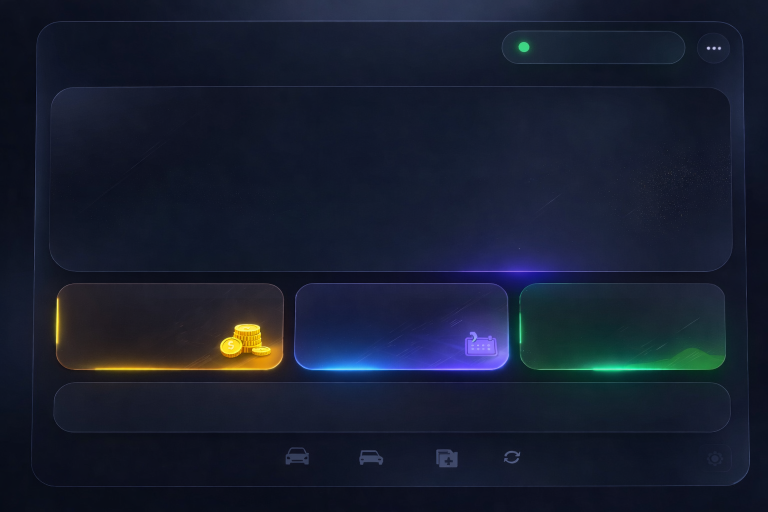
#> input picture ui/file_0000000098747243aea0bff437736df4.png, 1536 x 1024 px (shown at 1/2 size)
$ python -i dashboard_renderer.py   (imports and definitions only)
#> lines starting #> are read from the running program, lines starting #| are printed output that depends on the picture
from __future__ import annotations

from dataclasses import dataclass, field
from datetime import datetime
from functools import lru_cache
from pathlib import Path
from typing import Any

from PIL import Image, ImageDraw, ImageFilter, ImageFont


@dataclass(slots=True)
class MetricItem:
    label: str
    value: str


@dataclass(slots=True)
class PerformanceBlock:
    title: str
    badge: str
    revenue: int
    target: int
    remaining: int
    run_rate: float | None
    metrics: list[MetricItem] = field(default_factory=list)


@dataclass(slots=True)
class MainDashboardData:
    title: str
    status: str
    updated_at: datetime | str | None
    shift: PerformanceBlock
    decade: PerformanceBlock


@dataclass(slots=True)
class ShiftSummaryData:
    title: str
    date_label: str
    duration_label: str
    total: int
    status_message: str
    metrics: list[MetricItem]
    decade_total: int
    decade_remaining: int


@dataclass(slots=True)
class LeaderRow:
    rank: int
    name: str
    earnings: int
    shifts: int = 0
    cars: int = 0
    avatar_path: str | None = None


@dataclass(slots=True)
class LeaderboardData:
    title: str
    subtitle: str
    updated_at: datetime | str | None
    leaders: list[LeaderRow]
    highlight_name: str | None = None
    top3_avatars: dict[int, Image.Image] = field(default_factory=dict)


class DashboardRenderer:
    """Premium dark analytics renderer.

    Composition uses a strict 1600x900 canvas with a 48 px outer margin and
    24 px internal spacing. Main numbers dominate visual hierarchy, while cards,
    badges and list rows reuse the same primitives for consistent style.
    """

    WIDTH = 1600
    HEIGHT = 900
    MARGIN = 48
    GAP = 24

    COLORS = {
        "bg": (7, 17, 31, 255),
        "bg_deep": (11, 18, 32, 255),
        "card": (15, 27, 45, 255),
        "surface": (19, 34, 56, 255),
        "text": (243, 247, 255, 255),
        "text_secondary": (159, 176, 199, 255),
        "text_muted": (111, 129, 155, 255),
        "border": (255, 255, 255, 30),
        "shadow": (1, 6, 14, 180),
        "success": (91, 231, 169, 255),
        "warning": (246, 199, 96, 255),
        "danger": (255, 107, 122, 255),
        "info": (111, 168, 255, 255),
        "gold": (239, 198, 110, 255),
        "silver": (176, 193, 214, 255),
        "bronze": (208, 154, 104, 255),
    }

    _avatar_cache: dict[tuple[str, int], Image.Image] = {}

    def __init__(self, width: int = WIDTH, height: int = HEIGHT) -> None:
        self.width = width
        self.height = height

    # [23 lines left out: functions _font, _safe_int, not called in this run]

    def format_money(self, value: Any) -> str:
        return f"{self._safe_int(value):,} ₽".replace(",", " ")

    # [9 lines left out: function _tone_for_status, not called in this run]

    def _draw_background(self, image: Image.Image) -> None:
        draw = ImageDraw.Draw(image)
        for y in range(self.height):
            p = y / max(self.height - 1, 1)
            r = int(self.COLORS["bg"][0] * (1 - p) + self.COLORS["bg_deep"][0] * p)
            g = int(self.COLORS["bg"][1] * (1 - p) + self.COLORS["bg_deep"][1] * p)
            b = int(self.COLORS["bg"][2] * (1 - p) + self.COLORS["bg_deep"][2] * p)
            draw.line((0, y, self.width, y), fill=(r, g, b, 255))

    # [16 lines left out: functions draw_rounded_card, draw_badge, not called in this run]

    def draw_avatar_initials_circle(self, image: Image.Image, row: LeaderRow, center: tuple[int, int], size: int, tone: tuple[int, int, int, int] | None = None) -> None:
        avatar = self._resolve_avatar(row, size, tone=tone)
        image.alpha_composite(avatar, (center[0] - size // 2, center[1] - size // 2))

    # [178 lines left out: functions draw_progress_bar, draw_main_metric_block, draw_small_kpi_card, draw_leaderboard_row, draw_top_podium_card, _draw_header and 2 more, not called in this run]

    def render_leaderboard(self, data: LeaderboardData) -> Image.Image:
        image = Image.new("RGBA", (self.width, self.height), self.COLORS["bg"])
        self._draw_background(image)
        self._draw_header(image, "Лидерборд", data.subtitle, data.updated_at, "Обновлено")

        top = {r.rank: r for r in data.leaders[:3]}
        self.draw_top_podium_card(image, (self.MARGIN + 120, 220, 620, 500), top.get(2, LeaderRow(2, "—", 0)), self.COLORS["silver"], "Стабильно")
        self.draw_top_podium_card(image, (560, 196, 1040, 532), top.get(1, LeaderRow(1, "—", 0)), self.COLORS["gold"], "Лидер", big=True)
        self.draw_top_podium_card(image, (980, 230, self.width - self.MARGIN - 120, 500), top.get(3, LeaderRow(3, "—", 0)), self.COLORS["bronze"], "Топ-3")

        y = 540
        for row in data.leaders[3:8]:
            is_me = bool(data.highlight_name and row.name.strip().lower() == data.highlight_name.strip().lower())
            self.draw_leaderboard_row(image, (self.MARGIN, y, self.width - self.MARGIN, y + 98), row, highlight=is_me)
            y += 108

        return image.convert("RGB")

    # [41 lines left out: functions _resolve_avatar, to_png_bytes, not called in this run]

>>> import cv2
>>> picture = cv2.imread('file_0000000098747243aea0bff437736df4.png', cv2.IMREAD_GRAYSCALE)
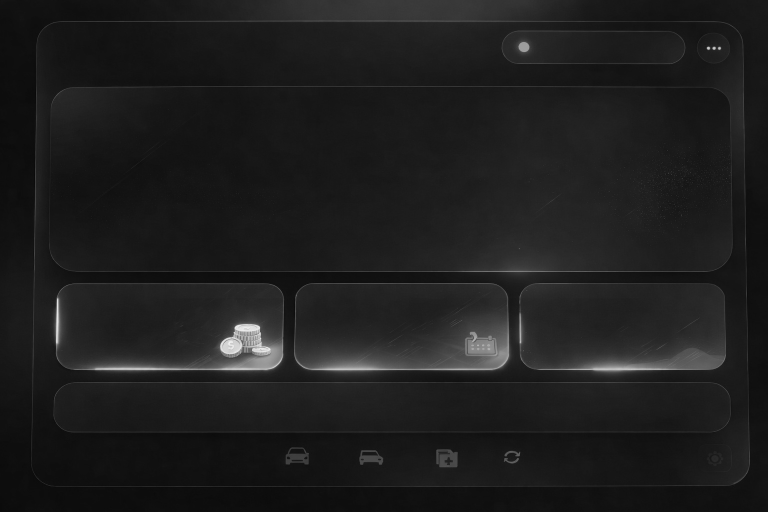
#> picture: shape (1024, 1536) (shown at 1/2 size); min 2, max 242, mean 29.9
>>> result = DashboardRenderer().render_leaderboard(picture)
#> in render_leaderboard, `image = Image.new("RGBA", (self.width, self.height), self.COLORS["bg"])`:
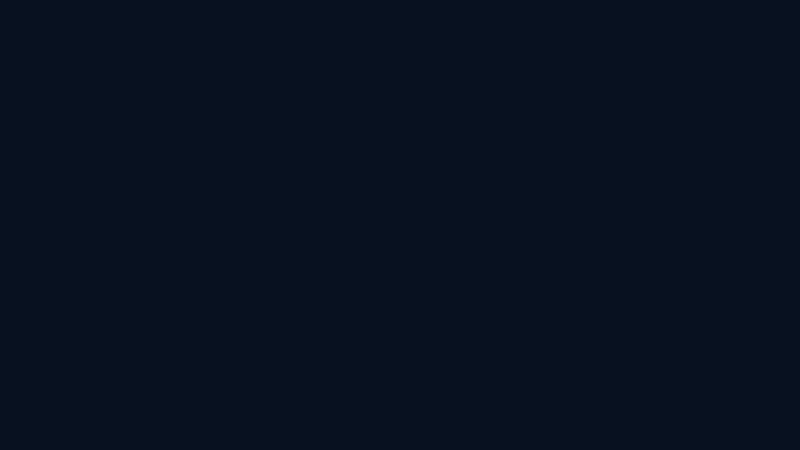
#> image: PIL image 1600x900 RGBA (shown at 1/2 size); mean R, G, B, A 7, 17, 31, 255
#> (the run stopped early here; a loop or call above may not have finished)
